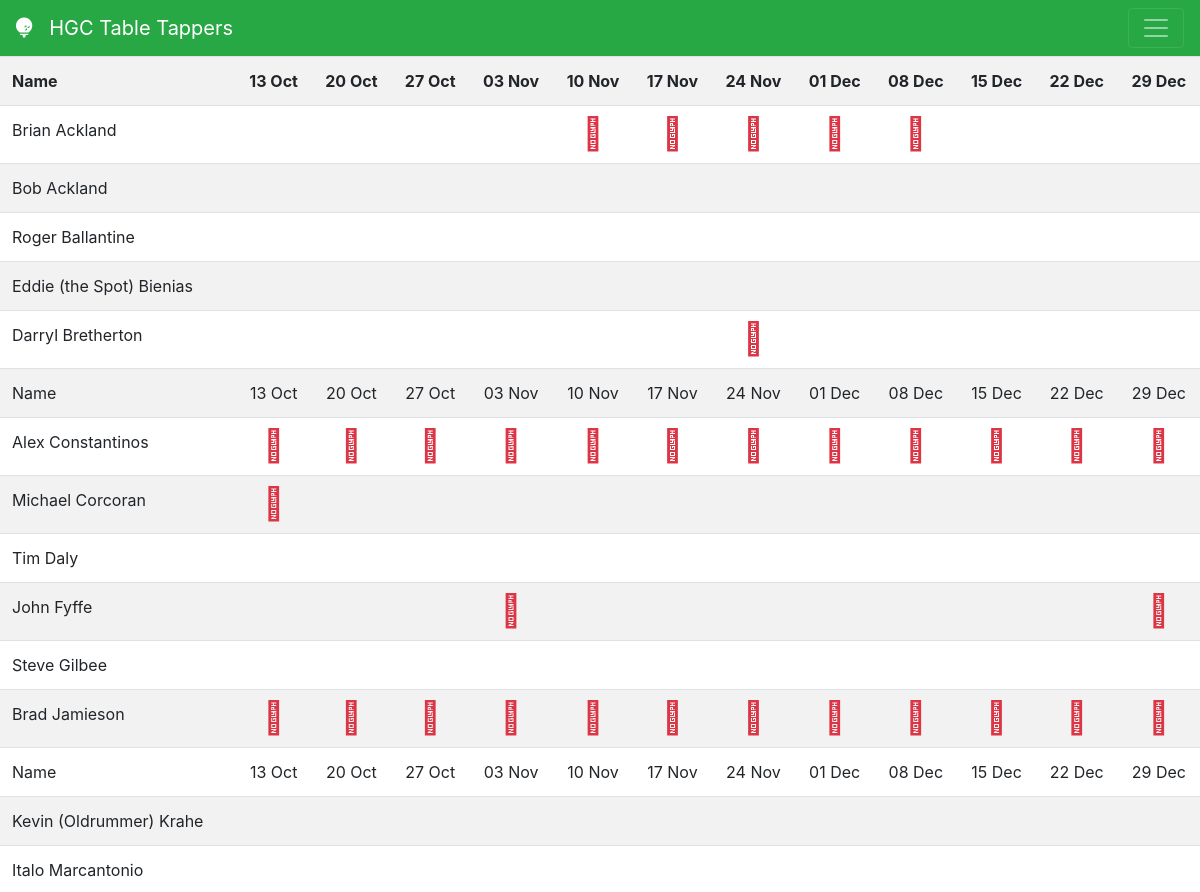
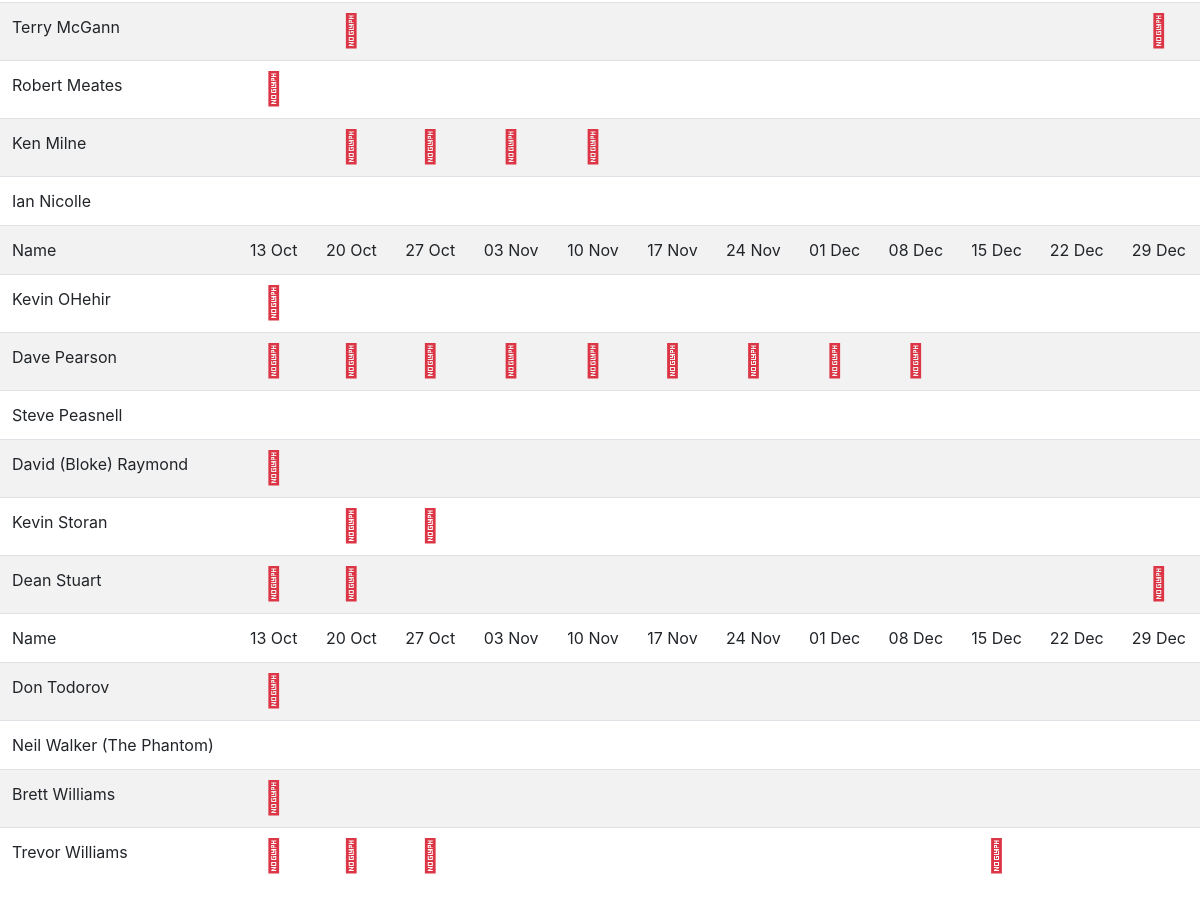
Screenshot of /Schedule.php with the database file from the repository (2 pictures, top to bottom).
### tables this page shows
CREATE TABLE `players` (
  `ID` int(5) NOT NULL AUTO_INCREMENT,
  `MemberNo` int(5) NOT NULL,
  `Given` varchar(50) NOT NULL,
  `Surname` varchar(50) NOT NULL,
  `Name` varchar(50) NOT NULL,
  `Email` varchar(50) NOT NULL,
  `Saturday` int(11) DEFAULT '1',
  `username` varchar(50) DEFAULT NULL,
  `Wednesday` tinyint(11) NOT NULL DEFAULT '0',
  PRIMARY KEY (`ID`)
);

### Schedule.php (the view, shortened to what this page needs)
<?php
require "Database.php";
$Offset=(isset($_REQUEST["Offset"])) ? $_REQUEST["Offset"] : "0";
$Day=(isset($_REQUEST["Day"])) ? $_REQUEST["Day"] : "Sat";
if ($Day=="Sat"){
  $Day="Saturday";
  $DayFilter = "p.Saturday=1";
}
$sql="SELECT p.ID, p.Name, p.Surname, p.Given
      FROM Players p WHERE $DayFilter
      Order By p.Surname, p.Given";
$results = mysqli_query($link,$sql);
require "Header.php";
require "Navigation.php"; ?>
<div class="table-responsive">
<?php
    echo "<table class='table-striped table'><tr>".
             "<th scope=col>Name</th>";
    for ($i=0; $i<12; $i++) {
      $WeekOff=$i-$Offset;
      $TimeAdjust="$Day $WeekOff weeks";
      $Week=date("d M",strtotime($TimeAdjust));
      echo "<th scope=col class='text-center'>$Week</th>";
    }
    echo "</tr>";
if ($results) {
  $rowCount=0;
  while ($row = mysqli_fetch_array($results)) {
    $rowCount=$rowCount+1;
    if ($rowCount%6==0) {
      $rowCount=0;
      echo "<tr><td>Name</td>";
      for ($i=0; $i<12; $i++) {
        $WeekOff=$i-$Offset;
        $TimeAdjust="$Day $WeekOff weeks";
        $Week=date("d M",strtotime($TimeAdjust));
        echo "<td class='text-center'>$Week</td>";
      }
      echo "</tr>";
    }
    $PlayerId=$row[0];
    echo "<tr><td class=\"text-nowrap\">".$row[1]."</td>";
    for ($i=0; $i<12; $i++) {
      $WeekOff=$i-$Offset;
      $TimeAdjust="$Day $WeekOff weeks";
      $Week=date("Ymd",strtotime($TimeAdjust));
      $sql="SELECT 'checked' from PlayerNotAvailable where BookingDate='$Week' and PlayerId='$PlayerId'";
      $Available="";
      if ($f = mysqli_query($link,$sql)) {
        if (mysqli_num_rows($f)>0) {
          $Available="<i class=\"fal fa-times fa-2x text-danger\"></i>";
        }
      }
      echo "<td class='text-center' onclick=\"SetUnavailable(this,'$PlayerId','$Week');\">".$Available."</td>";
    }
    echo "</tr>";
  }
}
?>
</table>
</div>
<?php require "Footer.php"?>

### rows the page displays
players: Name "Brian Ackland"
players: Name "Bob Ackland"
players: Name "Roger Ballantine"
players: Name "Eddie (the Spot) Bienias"
players: Name "Darryl Bretherton"
players: Week "13 Oct", Week "20 Oct", Week "27 Oct", Week "03 Nov", Week "10 Nov", Week "17 Nov", Week "24 Nov", Week "01 Dec", Week "08 Dec", Week "15 Dec", Week "22 Dec", Week "29 Dec", Name "Alex Constantinos"
players: Name "Michael Corcoran"
players: Name "Tim Daly"
players: Name "John Fyffe"
players: Name "Steve Gilbee"
players: Name "Brad Jamieson"
players: Week "13 Oct", Week "20 Oct", Week "27 Oct", Week "03 Nov", Week "10 Nov", Week "17 Nov", Week "24 Nov", Week "01 Dec", Week "08 Dec", Week "15 Dec", Week "22 Dec", Week "29 Dec", Name "Kevin (Oldrummer) Krahe"
players: Name "Italo Marcantonio"
players: Name "Terry McGann"
players: Name "Robert Meates"
players: Name "Ken Milne"
players: Name "Ian Nicolle"
players: Week "13 Oct", Week "20 Oct", Week "27 Oct", Week "03 Nov", Week "10 Nov", Week "17 Nov", Week "24 Nov", Week "01 Dec", Week "08 Dec", Week "15 Dec", Week "22 Dec", Week "29 Dec", Name "Kevin OHehir"
players: Name "Dave Pearson"
players: Name "Steve Peasnell"
players: Name "David (Bloke) Raymond"
players: Name "Kevin Storan"
players: Name "Dean Stuart"
players: Week "13 Oct", Week "20 Oct", Week "27 Oct", Week "03 Nov", Week "10 Nov", Week "17 Nov", Week "24 Nov", Week "01 Dec", Week "08 Dec", Week "15 Dec", Week "22 Dec", Week "29 Dec", Name "Don Todorov"
players: Name "Neil Walker (The Phantom)"
players: Name "Brett Williams"
players: Name "Trevor Williams"

### other values shown
$Week "13 Oct"
$Week "20 Oct"
$Week "27 Oct"
$Week "03 Nov"
$Week "10 Nov"
$Week "17 Nov"
$Week "24 Nov"
$Week "01 Dec"
$Week "08 Dec"
$Week "15 Dec"
$Week "22 Dec"
$Week "29 Dec"
